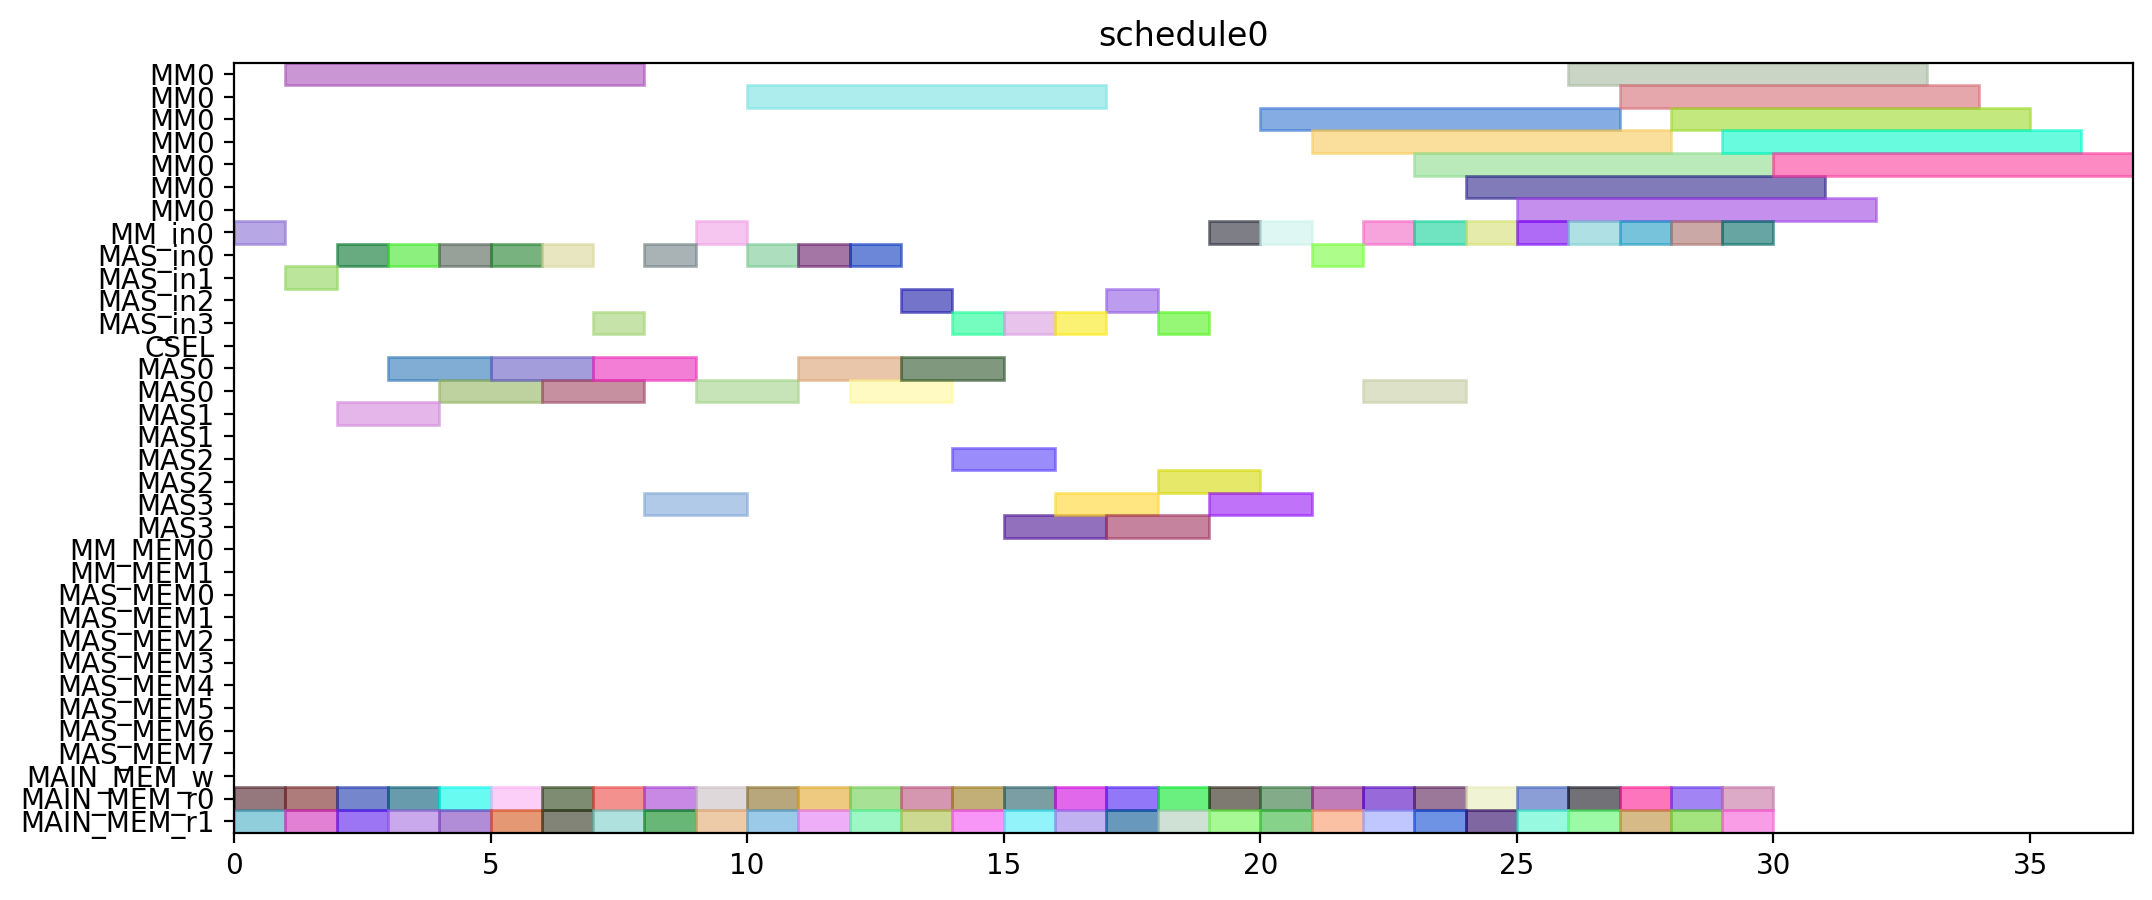

The Python source for this figure:
from pyschedule import Scenario, solvers, plotters, alt


def solve():
	horizon = 120
	S = Scenario("schedule0", horizon=horizon)

	# resource
	MM = S.Resources('MM', num=1, size=7)
	MM_in = S.Resources('MM_in', num=1)
	MAS_in = S.Resources('MAS_in', num=4)
	CSEL = S.Resource('CSEL')
	MAS = S.Resources('MAS', num=4, size=2, periods=range(1, horizon))
	MM_MEM = S.Resources('MM_MEM', num=2)
	MAS_MEM = S.Resources('MAS_MEM', num=8)
	MAIN_MEM_w = S.Resource('MAIN_MEM_w', size=1)
	MAIN_MEM_r = S.Resources('MAIN_MEM_r', num=2)

	# result of previous scheduling

	# new tasks
	T1_t0 = S.Task('T1_t0', length=2, delay_cost=1)
	T1_t0 += alt(MAS)
	T1_t0_in = S.Task('T1_t0_in', length=1, delay_cost=1)
	T1_t0_in += alt(MAS_in)
	S += T1_t0_in*MAS_in[0]<=T1_t0*MAS[0]

	S += T1_t0_in*MAS_in[1]<=T1_t0*MAS[1]

	S += T1_t0_in*MAS_in[2]<=T1_t0*MAS[2]

	S += T1_t0_in*MAS_in[3]<=T1_t0*MAS[3]

	T1_t0_mem0 = S.Task('T1_t0_mem0', length=1, delay_cost=1)
	T1_t0_mem0 += MAIN_MEM_r[0]
	S += T1_t0_mem0 <= T1_t0

	T1_t0_mem1 = S.Task('T1_t0_mem1', length=1, delay_cost=1)
	T1_t0_mem1 += MAIN_MEM_r[1]
	S += T1_t0_mem1 <= T1_t0

	T1_t1 = S.Task('T1_t1', length=2, delay_cost=1)
	T1_t1 += alt(MAS)
	T1_t1_in = S.Task('T1_t1_in', length=1, delay_cost=1)
	T1_t1_in += alt(MAS_in)
	S += T1_t1_in*MAS_in[0]<=T1_t1*MAS[0]

	S += T1_t1_in*MAS_in[1]<=T1_t1*MAS[1]

	S += T1_t1_in*MAS_in[2]<=T1_t1*MAS[2]

	S += T1_t1_in*MAS_in[3]<=T1_t1*MAS[3]

	T1_t1_mem0 = S.Task('T1_t1_mem0', length=1, delay_cost=1)
	T1_t1_mem0 += MAIN_MEM_r[0]
	S += T1_t1_mem0 <= T1_t1

	T1_t1_mem1 = S.Task('T1_t1_mem1', length=1, delay_cost=1)
	T1_t1_mem1 += MAIN_MEM_r[1]
	S += T1_t1_mem1 <= T1_t1

	T1_t3 = S.Task('T1_t3', length=7, delay_cost=1)
	T1_t3 += alt(MM)
	T1_t3_in = S.Task('T1_t3_in', length=1, delay_cost=1)
	T1_t3_in += alt(MM_in)
	S += T1_t3_in*MM_in[0]<=T1_t3*MM[0]
	T1_t3_mem0 = S.Task('T1_t3_mem0', length=1, delay_cost=1)
	T1_t3_mem0 += MAIN_MEM_r[0]
	S += T1_t3_mem0 <= T1_t3

	T1_t3_mem1 = S.Task('T1_t3_mem1', length=1, delay_cost=1)
	T1_t3_mem1 += MAIN_MEM_r[1]
	S += T1_t3_mem1 <= T1_t3

	T2_t0 = S.Task('T2_t0', length=7, delay_cost=1)
	T2_t0 += alt(MM)
	T2_t0_in = S.Task('T2_t0_in', length=1, delay_cost=1)
	T2_t0_in += alt(MM_in)
	S += T2_t0_in*MM_in[0]<=T2_t0*MM[0]
	T2_t0_mem0 = S.Task('T2_t0_mem0', length=1, delay_cost=1)
	T2_t0_mem0 += MAIN_MEM_r[0]
	S += T2_t0_mem0 <= T2_t0

	T2_t0_mem1 = S.Task('T2_t0_mem1', length=1, delay_cost=1)
	T2_t0_mem1 += MAIN_MEM_r[1]
	S += T2_t0_mem1 <= T2_t0

	T2_t1 = S.Task('T2_t1', length=7, delay_cost=1)
	T2_t1 += alt(MM)
	T2_t1_in = S.Task('T2_t1_in', length=1, delay_cost=1)
	T2_t1_in += alt(MM_in)
	S += T2_t1_in*MM_in[0]<=T2_t1*MM[0]
	T2_t1_mem0 = S.Task('T2_t1_mem0', length=1, delay_cost=1)
	T2_t1_mem0 += MAIN_MEM_r[0]
	S += T2_t1_mem0 <= T2_t1

	T2_t1_mem1 = S.Task('T2_t1_mem1', length=1, delay_cost=1)
	T2_t1_mem1 += MAIN_MEM_r[1]
	S += T2_t1_mem1 <= T2_t1

	T2_t2 = S.Task('T2_t2', length=2, delay_cost=1)
	T2_t2 += alt(MAS)
	T2_t2_in = S.Task('T2_t2_in', length=1, delay_cost=1)
	T2_t2_in += alt(MAS_in)
	S += T2_t2_in*MAS_in[0]<=T2_t2*MAS[0]

	S += T2_t2_in*MAS_in[1]<=T2_t2*MAS[1]

	S += T2_t2_in*MAS_in[2]<=T2_t2*MAS[2]

	S += T2_t2_in*MAS_in[3]<=T2_t2*MAS[3]

	T2_t2_mem0 = S.Task('T2_t2_mem0', length=1, delay_cost=1)
	T2_t2_mem0 += MAIN_MEM_r[0]
	S += T2_t2_mem0 <= T2_t2

	T2_t2_mem1 = S.Task('T2_t2_mem1', length=1, delay_cost=1)
	T2_t2_mem1 += MAIN_MEM_r[1]
	S += T2_t2_mem1 <= T2_t2

	T2_t3 = S.Task('T2_t3', length=2, delay_cost=1)
	T2_t3 += alt(MAS)
	T2_t3_in = S.Task('T2_t3_in', length=1, delay_cost=1)
	T2_t3_in += alt(MAS_in)
	S += T2_t3_in*MAS_in[0]<=T2_t3*MAS[0]

	S += T2_t3_in*MAS_in[1]<=T2_t3*MAS[1]

	S += T2_t3_in*MAS_in[2]<=T2_t3*MAS[2]

	S += T2_t3_in*MAS_in[3]<=T2_t3*MAS[3]

	T2_t3_mem0 = S.Task('T2_t3_mem0', length=1, delay_cost=1)
	T2_t3_mem0 += MAIN_MEM_r[0]
	S += T2_t3_mem0 <= T2_t3

	T2_t3_mem1 = S.Task('T2_t3_mem1', length=1, delay_cost=1)
	T2_t3_mem1 += MAIN_MEM_r[1]
	S += T2_t3_mem1 <= T2_t3

	T3_t0 = S.Task('T3_t0', length=7, delay_cost=1)
	T3_t0 += alt(MM)
	T3_t0_in = S.Task('T3_t0_in', length=1, delay_cost=1)
	T3_t0_in += alt(MM_in)
	S += T3_t0_in*MM_in[0]<=T3_t0*MM[0]
	T3_t0_mem0 = S.Task('T3_t0_mem0', length=1, delay_cost=1)
	T3_t0_mem0 += MAIN_MEM_r[0]
	S += T3_t0_mem0 <= T3_t0

	T3_t0_mem1 = S.Task('T3_t0_mem1', length=1, delay_cost=1)
	T3_t0_mem1 += MAIN_MEM_r[1]
	S += T3_t0_mem1 <= T3_t0

	T3_t1 = S.Task('T3_t1', length=7, delay_cost=1)
	T3_t1 += alt(MM)
	T3_t1_in = S.Task('T3_t1_in', length=1, delay_cost=1)
	T3_t1_in += alt(MM_in)
	S += T3_t1_in*MM_in[0]<=T3_t1*MM[0]
	T3_t1_mem0 = S.Task('T3_t1_mem0', length=1, delay_cost=1)
	T3_t1_mem0 += MAIN_MEM_r[0]
	S += T3_t1_mem0 <= T3_t1

	T3_t1_mem1 = S.Task('T3_t1_mem1', length=1, delay_cost=1)
	T3_t1_mem1 += MAIN_MEM_r[1]
	S += T3_t1_mem1 <= T3_t1

	T3_t2 = S.Task('T3_t2', length=2, delay_cost=1)
	T3_t2 += alt(MAS)
	T3_t2_in = S.Task('T3_t2_in', length=1, delay_cost=1)
	T3_t2_in += alt(MAS_in)
	S += T3_t2_in*MAS_in[0]<=T3_t2*MAS[0]

	S += T3_t2_in*MAS_in[1]<=T3_t2*MAS[1]

	S += T3_t2_in*MAS_in[2]<=T3_t2*MAS[2]

	S += T3_t2_in*MAS_in[3]<=T3_t2*MAS[3]

	T3_t2_mem0 = S.Task('T3_t2_mem0', length=1, delay_cost=1)
	T3_t2_mem0 += MAIN_MEM_r[0]
	S += T3_t2_mem0 <= T3_t2

	T3_t2_mem1 = S.Task('T3_t2_mem1', length=1, delay_cost=1)
	T3_t2_mem1 += MAIN_MEM_r[1]
	S += T3_t2_mem1 <= T3_t2

	T3_t3 = S.Task('T3_t3', length=2, delay_cost=1)
	T3_t3 += alt(MAS)
	T3_t3_in = S.Task('T3_t3_in', length=1, delay_cost=1)
	T3_t3_in += alt(MAS_in)
	S += T3_t3_in*MAS_in[0]<=T3_t3*MAS[0]

	S += T3_t3_in*MAS_in[1]<=T3_t3*MAS[1]

	S += T3_t3_in*MAS_in[2]<=T3_t3*MAS[2]

	S += T3_t3_in*MAS_in[3]<=T3_t3*MAS[3]

	T3_t3_mem0 = S.Task('T3_t3_mem0', length=1, delay_cost=1)
	T3_t3_mem0 += MAIN_MEM_r[0]
	S += T3_t3_mem0 <= T3_t3

	T3_t3_mem1 = S.Task('T3_t3_mem1', length=1, delay_cost=1)
	T3_t3_mem1 += MAIN_MEM_r[1]
	S += T3_t3_mem1 <= T3_t3

	T4_t0 = S.Task('T4_t0', length=7, delay_cost=1)
	T4_t0 += alt(MM)
	T4_t0_in = S.Task('T4_t0_in', length=1, delay_cost=1)
	T4_t0_in += alt(MM_in)
	S += T4_t0_in*MM_in[0]<=T4_t0*MM[0]
	T4_t0_mem0 = S.Task('T4_t0_mem0', length=1, delay_cost=1)
	T4_t0_mem0 += MAIN_MEM_r[0]
	S += T4_t0_mem0 <= T4_t0

	T4_t0_mem1 = S.Task('T4_t0_mem1', length=1, delay_cost=1)
	T4_t0_mem1 += MAIN_MEM_r[1]
	S += T4_t0_mem1 <= T4_t0

	T4_t1 = S.Task('T4_t1', length=7, delay_cost=1)
	T4_t1 += alt(MM)
	T4_t1_in = S.Task('T4_t1_in', length=1, delay_cost=1)
	T4_t1_in += alt(MM_in)
	S += T4_t1_in*MM_in[0]<=T4_t1*MM[0]
	T4_t1_mem0 = S.Task('T4_t1_mem0', length=1, delay_cost=1)
	T4_t1_mem0 += MAIN_MEM_r[0]
	S += T4_t1_mem0 <= T4_t1

	T4_t1_mem1 = S.Task('T4_t1_mem1', length=1, delay_cost=1)
	T4_t1_mem1 += MAIN_MEM_r[1]
	S += T4_t1_mem1 <= T4_t1

	T4_t2 = S.Task('T4_t2', length=2, delay_cost=1)
	T4_t2 += alt(MAS)
	T4_t2_in = S.Task('T4_t2_in', length=1, delay_cost=1)
	T4_t2_in += alt(MAS_in)
	S += T4_t2_in*MAS_in[0]<=T4_t2*MAS[0]

	S += T4_t2_in*MAS_in[1]<=T4_t2*MAS[1]

	S += T4_t2_in*MAS_in[2]<=T4_t2*MAS[2]

	S += T4_t2_in*MAS_in[3]<=T4_t2*MAS[3]

	T4_t2_mem0 = S.Task('T4_t2_mem0', length=1, delay_cost=1)
	T4_t2_mem0 += MAIN_MEM_r[0]
	S += T4_t2_mem0 <= T4_t2

	T4_t2_mem1 = S.Task('T4_t2_mem1', length=1, delay_cost=1)
	T4_t2_mem1 += MAIN_MEM_r[1]
	S += T4_t2_mem1 <= T4_t2

	T4_t3 = S.Task('T4_t3', length=2, delay_cost=1)
	T4_t3 += alt(MAS)
	T4_t3_in = S.Task('T4_t3_in', length=1, delay_cost=1)
	T4_t3_in += alt(MAS_in)
	S += T4_t3_in*MAS_in[0]<=T4_t3*MAS[0]

	S += T4_t3_in*MAS_in[1]<=T4_t3*MAS[1]

	S += T4_t3_in*MAS_in[2]<=T4_t3*MAS[2]

	S += T4_t3_in*MAS_in[3]<=T4_t3*MAS[3]

	T4_t3_mem0 = S.Task('T4_t3_mem0', length=1, delay_cost=1)
	T4_t3_mem0 += MAIN_MEM_r[0]
	S += T4_t3_mem0 <= T4_t3

	T4_t3_mem1 = S.Task('T4_t3_mem1', length=1, delay_cost=1)
	T4_t3_mem1 += MAIN_MEM_r[1]
	S += T4_t3_mem1 <= T4_t3

	T5_t0 = S.Task('T5_t0', length=2, delay_cost=1)
	T5_t0 += alt(MAS)
	T5_t0_in = S.Task('T5_t0_in', length=1, delay_cost=1)
	T5_t0_in += alt(MAS_in)
	S += T5_t0_in*MAS_in[0]<=T5_t0*MAS[0]

	S += T5_t0_in*MAS_in[1]<=T5_t0*MAS[1]

	S += T5_t0_in*MAS_in[2]<=T5_t0*MAS[2]

	S += T5_t0_in*MAS_in[3]<=T5_t0*MAS[3]

	T5_t0_mem0 = S.Task('T5_t0_mem0', length=1, delay_cost=1)
	T5_t0_mem0 += MAIN_MEM_r[0]
	S += T5_t0_mem0 <= T5_t0

	T5_t0_mem1 = S.Task('T5_t0_mem1', length=1, delay_cost=1)
	T5_t0_mem1 += MAIN_MEM_r[1]
	S += T5_t0_mem1 <= T5_t0

	T5_t1 = S.Task('T5_t1', length=2, delay_cost=1)
	T5_t1 += alt(MAS)
	T5_t1_in = S.Task('T5_t1_in', length=1, delay_cost=1)
	T5_t1_in += alt(MAS_in)
	S += T5_t1_in*MAS_in[0]<=T5_t1*MAS[0]

	S += T5_t1_in*MAS_in[1]<=T5_t1*MAS[1]

	S += T5_t1_in*MAS_in[2]<=T5_t1*MAS[2]

	S += T5_t1_in*MAS_in[3]<=T5_t1*MAS[3]

	T5_t1_mem0 = S.Task('T5_t1_mem0', length=1, delay_cost=1)
	T5_t1_mem0 += MAIN_MEM_r[0]
	S += T5_t1_mem0 <= T5_t1

	T5_t1_mem1 = S.Task('T5_t1_mem1', length=1, delay_cost=1)
	T5_t1_mem1 += MAIN_MEM_r[1]
	S += T5_t1_mem1 <= T5_t1

	T5_t3 = S.Task('T5_t3', length=7, delay_cost=1)
	T5_t3 += alt(MM)
	T5_t3_in = S.Task('T5_t3_in', length=1, delay_cost=1)
	T5_t3_in += alt(MM_in)
	S += T5_t3_in*MM_in[0]<=T5_t3*MM[0]
	T5_t3_mem0 = S.Task('T5_t3_mem0', length=1, delay_cost=1)
	T5_t3_mem0 += MAIN_MEM_r[0]
	S += T5_t3_mem0 <= T5_t3

	T5_t3_mem1 = S.Task('T5_t3_mem1', length=1, delay_cost=1)
	T5_t3_mem1 += MAIN_MEM_r[1]
	S += T5_t3_mem1 <= T5_t3

	T6_t0 = S.Task('T6_t0', length=7, delay_cost=1)
	T6_t0 += alt(MM)
	T6_t0_in = S.Task('T6_t0_in', length=1, delay_cost=1)
	T6_t0_in += alt(MM_in)
	S += T6_t0_in*MM_in[0]<=T6_t0*MM[0]
	T6_t0_mem0 = S.Task('T6_t0_mem0', length=1, delay_cost=1)
	T6_t0_mem0 += MAIN_MEM_r[0]
	S += T6_t0_mem0 <= T6_t0

	T6_t0_mem1 = S.Task('T6_t0_mem1', length=1, delay_cost=1)
	T6_t0_mem1 += MAIN_MEM_r[1]
	S += T6_t0_mem1 <= T6_t0

	T6_t1 = S.Task('T6_t1', length=7, delay_cost=1)
	T6_t1 += alt(MM)
	T6_t1_in = S.Task('T6_t1_in', length=1, delay_cost=1)
	T6_t1_in += alt(MM_in)
	S += T6_t1_in*MM_in[0]<=T6_t1*MM[0]
	T6_t1_mem0 = S.Task('T6_t1_mem0', length=1, delay_cost=1)
	T6_t1_mem0 += MAIN_MEM_r[0]
	S += T6_t1_mem0 <= T6_t1

	T6_t1_mem1 = S.Task('T6_t1_mem1', length=1, delay_cost=1)
	T6_t1_mem1 += MAIN_MEM_r[1]
	S += T6_t1_mem1 <= T6_t1

	T6_t2 = S.Task('T6_t2', length=2, delay_cost=1)
	T6_t2 += alt(MAS)
	T6_t2_in = S.Task('T6_t2_in', length=1, delay_cost=1)
	T6_t2_in += alt(MAS_in)
	S += T6_t2_in*MAS_in[0]<=T6_t2*MAS[0]

	S += T6_t2_in*MAS_in[1]<=T6_t2*MAS[1]

	S += T6_t2_in*MAS_in[2]<=T6_t2*MAS[2]

	S += T6_t2_in*MAS_in[3]<=T6_t2*MAS[3]

	T6_t2_mem0 = S.Task('T6_t2_mem0', length=1, delay_cost=1)
	T6_t2_mem0 += MAIN_MEM_r[0]
	S += T6_t2_mem0 <= T6_t2

	T6_t2_mem1 = S.Task('T6_t2_mem1', length=1, delay_cost=1)
	T6_t2_mem1 += MAIN_MEM_r[1]
	S += T6_t2_mem1 <= T6_t2

	T6_t3 = S.Task('T6_t3', length=2, delay_cost=1)
	T6_t3 += alt(MAS)
	T6_t3_in = S.Task('T6_t3_in', length=1, delay_cost=1)
	T6_t3_in += alt(MAS_in)
	S += T6_t3_in*MAS_in[0]<=T6_t3*MAS[0]

	S += T6_t3_in*MAS_in[1]<=T6_t3*MAS[1]

	S += T6_t3_in*MAS_in[2]<=T6_t3*MAS[2]

	S += T6_t3_in*MAS_in[3]<=T6_t3*MAS[3]

	T6_t3_mem0 = S.Task('T6_t3_mem0', length=1, delay_cost=1)
	T6_t3_mem0 += MAIN_MEM_r[0]
	S += T6_t3_mem0 <= T6_t3

	T6_t3_mem1 = S.Task('T6_t3_mem1', length=1, delay_cost=1)
	T6_t3_mem1 += MAIN_MEM_r[1]
	S += T6_t3_mem1 <= T6_t3

	T7_t0 = S.Task('T7_t0', length=7, delay_cost=1)
	T7_t0 += alt(MM)
	T7_t0_in = S.Task('T7_t0_in', length=1, delay_cost=1)
	T7_t0_in += alt(MM_in)
	S += T7_t0_in*MM_in[0]<=T7_t0*MM[0]
	T7_t0_mem0 = S.Task('T7_t0_mem0', length=1, delay_cost=1)
	T7_t0_mem0 += MAIN_MEM_r[0]
	S += T7_t0_mem0 <= T7_t0

	T7_t0_mem1 = S.Task('T7_t0_mem1', length=1, delay_cost=1)
	T7_t0_mem1 += MAIN_MEM_r[1]
	S += T7_t0_mem1 <= T7_t0

	T7_t1 = S.Task('T7_t1', length=7, delay_cost=1)
	T7_t1 += alt(MM)
	T7_t1_in = S.Task('T7_t1_in', length=1, delay_cost=1)
	T7_t1_in += alt(MM_in)
	S += T7_t1_in*MM_in[0]<=T7_t1*MM[0]
	T7_t1_mem0 = S.Task('T7_t1_mem0', length=1, delay_cost=1)
	T7_t1_mem0 += MAIN_MEM_r[0]
	S += T7_t1_mem0 <= T7_t1

	T7_t1_mem1 = S.Task('T7_t1_mem1', length=1, delay_cost=1)
	T7_t1_mem1 += MAIN_MEM_r[1]
	S += T7_t1_mem1 <= T7_t1

	T7_t2 = S.Task('T7_t2', length=2, delay_cost=1)
	T7_t2 += alt(MAS)
	T7_t2_in = S.Task('T7_t2_in', length=1, delay_cost=1)
	T7_t2_in += alt(MAS_in)
	S += T7_t2_in*MAS_in[0]<=T7_t2*MAS[0]

	S += T7_t2_in*MAS_in[1]<=T7_t2*MAS[1]

	S += T7_t2_in*MAS_in[2]<=T7_t2*MAS[2]

	S += T7_t2_in*MAS_in[3]<=T7_t2*MAS[3]

	T7_t2_mem0 = S.Task('T7_t2_mem0', length=1, delay_cost=1)
	T7_t2_mem0 += MAIN_MEM_r[0]
	S += T7_t2_mem0 <= T7_t2

	T7_t2_mem1 = S.Task('T7_t2_mem1', length=1, delay_cost=1)
	T7_t2_mem1 += MAIN_MEM_r[1]
	S += T7_t2_mem1 <= T7_t2

	T7_t3 = S.Task('T7_t3', length=2, delay_cost=1)
	T7_t3 += alt(MAS)
	T7_t3_in = S.Task('T7_t3_in', length=1, delay_cost=1)
	T7_t3_in += alt(MAS_in)
	S += T7_t3_in*MAS_in[0]<=T7_t3*MAS[0]

	S += T7_t3_in*MAS_in[1]<=T7_t3*MAS[1]

	S += T7_t3_in*MAS_in[2]<=T7_t3*MAS[2]

	S += T7_t3_in*MAS_in[3]<=T7_t3*MAS[3]

	T7_t3_mem0 = S.Task('T7_t3_mem0', length=1, delay_cost=1)
	T7_t3_mem0 += MAIN_MEM_r[0]
	S += T7_t3_mem0 <= T7_t3

	T7_t3_mem1 = S.Task('T7_t3_mem1', length=1, delay_cost=1)
	T7_t3_mem1 += MAIN_MEM_r[1]
	S += T7_t3_mem1 <= T7_t3

	T8_t2 = S.Task('T8_t2', length=2, delay_cost=1)
	T8_t2 += alt(MAS)
	T8_t2_in = S.Task('T8_t2_in', length=1, delay_cost=1)
	T8_t2_in += alt(MAS_in)
	S += T8_t2_in*MAS_in[0]<=T8_t2*MAS[0]

	S += T8_t2_in*MAS_in[1]<=T8_t2*MAS[1]

	S += T8_t2_in*MAS_in[2]<=T8_t2*MAS[2]

	S += T8_t2_in*MAS_in[3]<=T8_t2*MAS[3]

	T8_t2_mem0 = S.Task('T8_t2_mem0', length=1, delay_cost=1)
	T8_t2_mem0 += MAIN_MEM_r[0]
	S += T8_t2_mem0 <= T8_t2

	T8_t2_mem1 = S.Task('T8_t2_mem1', length=1, delay_cost=1)
	T8_t2_mem1 += MAIN_MEM_r[1]
	S += T8_t2_mem1 <= T8_t2

	T9_t2 = S.Task('T9_t2', length=2, delay_cost=1)
	T9_t2 += alt(MAS)
	T9_t2_in = S.Task('T9_t2_in', length=1, delay_cost=1)
	T9_t2_in += alt(MAS_in)
	S += T9_t2_in*MAS_in[0]<=T9_t2*MAS[0]

	S += T9_t2_in*MAS_in[1]<=T9_t2*MAS[1]

	S += T9_t2_in*MAS_in[2]<=T9_t2*MAS[2]

	S += T9_t2_in*MAS_in[3]<=T9_t2*MAS[3]

	T9_t2_mem0 = S.Task('T9_t2_mem0', length=1, delay_cost=1)
	T9_t2_mem0 += MAIN_MEM_r[0]
	S += T9_t2_mem0 <= T9_t2

	T9_t2_mem1 = S.Task('T9_t2_mem1', length=1, delay_cost=1)
	T9_t2_mem1 += MAIN_MEM_r[1]
	S += T9_t2_mem1 <= T9_t2

	T10_t2 = S.Task('T10_t2', length=2, delay_cost=1)
	T10_t2 += alt(MAS)
	T10_t2_in = S.Task('T10_t2_in', length=1, delay_cost=1)
	T10_t2_in += alt(MAS_in)
	S += T10_t2_in*MAS_in[0]<=T10_t2*MAS[0]

	S += T10_t2_in*MAS_in[1]<=T10_t2*MAS[1]

	S += T10_t2_in*MAS_in[2]<=T10_t2*MAS[2]

	S += T10_t2_in*MAS_in[3]<=T10_t2*MAS[3]

	T10_t2_mem0 = S.Task('T10_t2_mem0', length=1, delay_cost=1)
	T10_t2_mem0 += MAIN_MEM_r[0]
	S += T10_t2_mem0 <= T10_t2

	T10_t2_mem1 = S.Task('T10_t2_mem1', length=1, delay_cost=1)
	T10_t2_mem1 += MAIN_MEM_r[1]
	S += T10_t2_mem1 <= T10_t2

	T11_t2 = S.Task('T11_t2', length=2, delay_cost=1)
	T11_t2 += alt(MAS)
	T11_t2_in = S.Task('T11_t2_in', length=1, delay_cost=1)
	T11_t2_in += alt(MAS_in)
	S += T11_t2_in*MAS_in[0]<=T11_t2*MAS[0]

	S += T11_t2_in*MAS_in[1]<=T11_t2*MAS[1]

	S += T11_t2_in*MAS_in[2]<=T11_t2*MAS[2]

	S += T11_t2_in*MAS_in[3]<=T11_t2*MAS[3]

	T11_t2_mem0 = S.Task('T11_t2_mem0', length=1, delay_cost=1)
	T11_t2_mem0 += MAIN_MEM_r[0]
	S += T11_t2_mem0 <= T11_t2

	T11_t2_mem1 = S.Task('T11_t2_mem1', length=1, delay_cost=1)
	T11_t2_mem1 += MAIN_MEM_r[1]
	S += T11_t2_mem1 <= T11_t2

	solvers.mip.solve(S,msg=1,kind='CPLEX',ratio_gap=1.01)

	solution = [['hoge']*len(S.solution()[1]) for i in range(len(S.solution()))]
	for i in range(len(S.solution())):
		for j in range(len(S.solution()[i])):
			solution[i][j]=str(S.solution()[i][j])
	print(solution)

	cycles = int(solution[-1][3])

	pic_file_name = "/mnt/rose/usr1/fukuda/ABE/multiRAM_multiMAS_16mux/scheduling_result/stage7MM1_stage2MAS4/EP2_LADDERMUL/schedule0.png"
	if(S.solution() != []):
		plotters.matplotlib.plot(S,img_filename=pic_file_name, show_task_labels=False, fig_size=(cycles*0.25+3, 5))

	return solution
